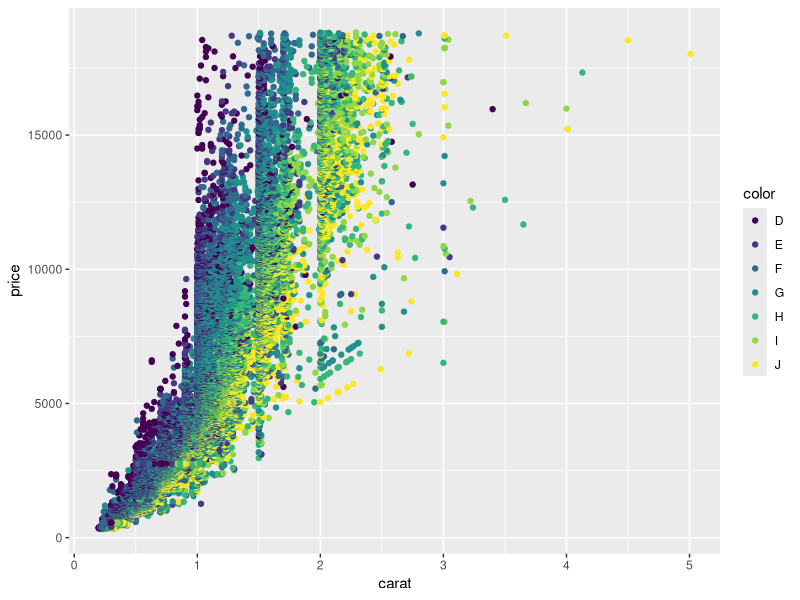
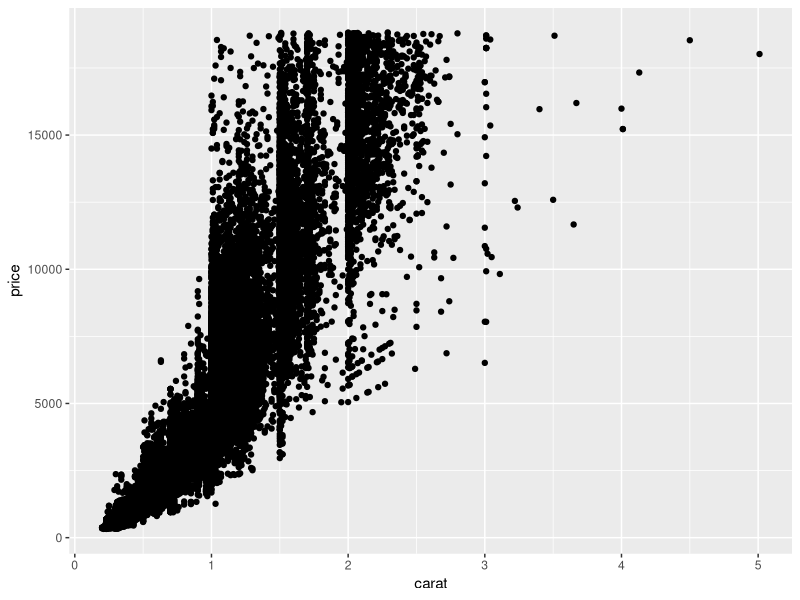
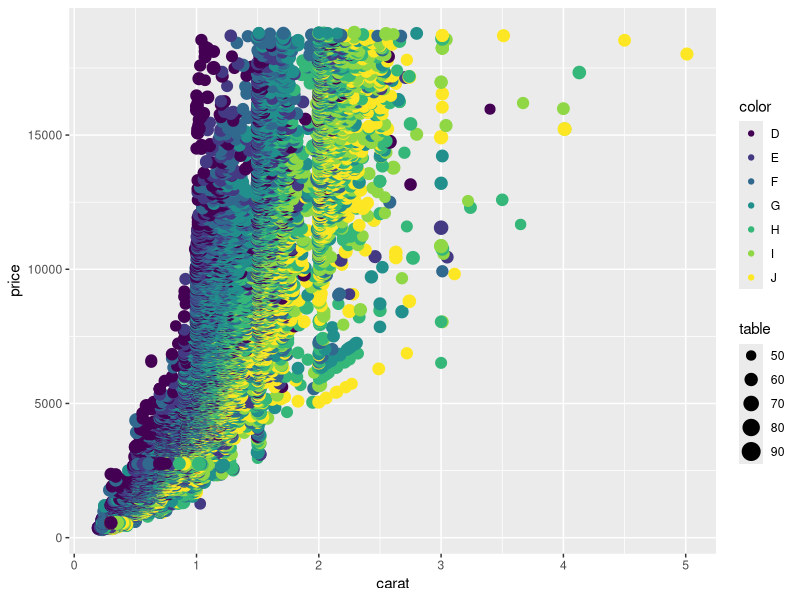
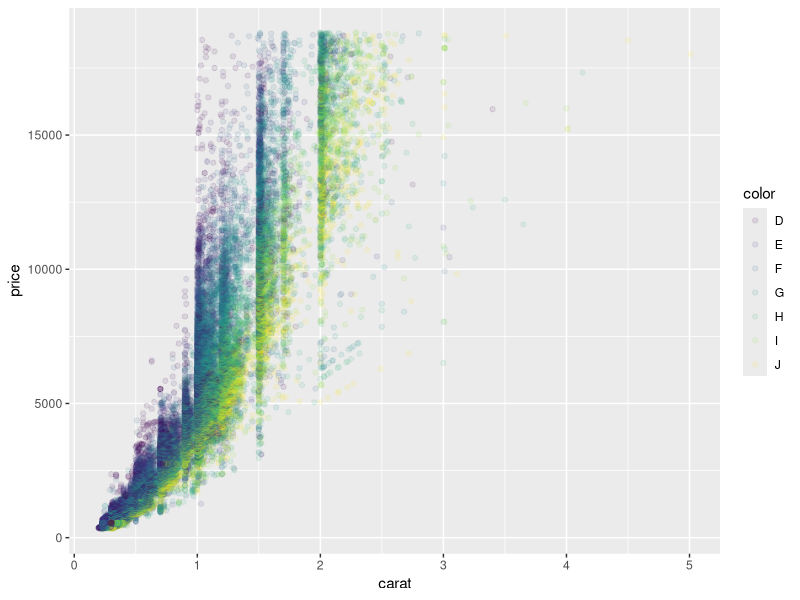
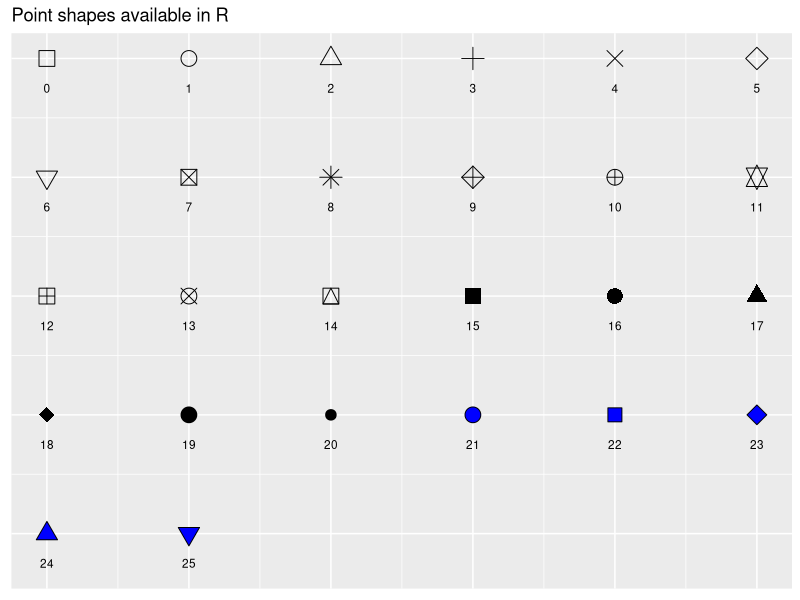

Here is the R script that generated these plots, in order:
## ---- chunk 1
library(tidyverse)
## ---- chunk 2
knitr::opts_chunk$set(echo = TRUE)
## ---- chunk 3
ggplot(data = diamonds, mapping = aes(x = carat, y = price, colour = color)) +
  geom_point() 
## ---- chunk 4
ggplot(data = diamonds, mapping = aes(x = carat, y = price), colour = color) +
  geom_point()
## ---- chunk 5
ggplot(data = diamonds, mapping = aes(x = carat, y = price, colour = color, size = table)) +
  geom_point()
## ---- chunk 6
ggplot(data = diamonds, mapping = aes(x = carat, y = price, color = color)) +
  geom_point(alpha = 0.1)
## ---- chunk 7
library(ggpubr)
ggpubr::show_point_shapes()
